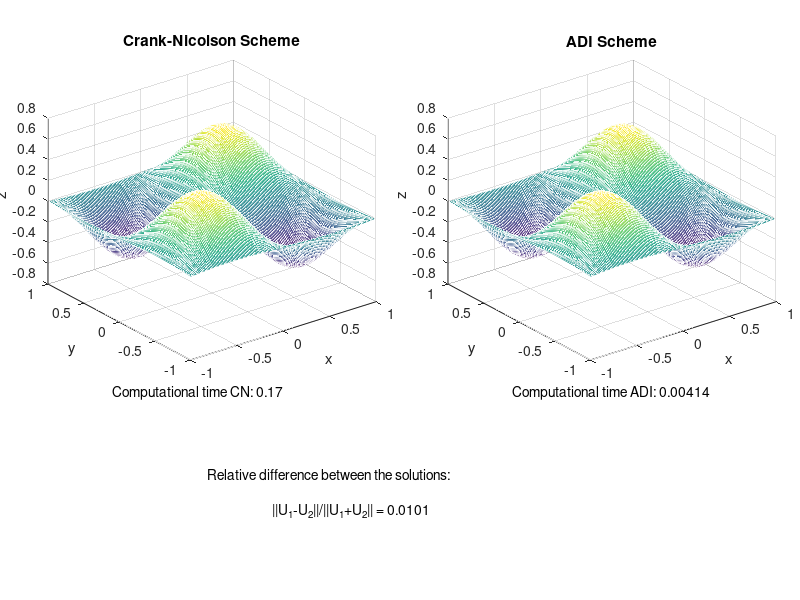

The MATLAB script that drew this image:
%% Двумерное уравнение теплопроводности
%% Схемы Кранка-Николсон и Метода Переменных Направлений
clear

L = 2;
n = 145; Nt = 3;
tau = 0.05;
%%%% построение сетки %%%%%%%%%%%%%%%%%%%%
h = L/(n+1);
x = -L/2+h : h : L/2-h;
[Y,X] = ndgrid(x,x);
F = 10*sin(2*pi*X/L).*sin(2*pi*Y/L); % AU=F
U = zeros(n,n); % начальное условие
A = -gallery('poisson',n )/h^2; % Матрица Пуассона

%% Неявная схема Кранка-Николсон %%
E = eye(size(A));
Apos = E + 0.5*tau*A;
Aneg = E - 0.5*tau*A;
U1 = U;
tic
for k = 1:Nt
  f = Apos*U1(:) + tau*F(:);
  U1 = Aneg\f(:);
end
CN = toc

%% ADI %%
e = ones(n,1);
A1 = spdiags([e,-2*e e], -1:1, n,n)/h^2; 
E = eye(size(A1));
Apos = E + 0.5*tau*A1;
Aneg = E - 0.5*tau*A1;
U2 = U;
tic
for k=1:Nt
  f = (Apos*(U2.'))' + 0.5*tau*F;
  U2 = Aneg\f;       % МПН x-направление
  f = Apos*U2 + 0.5*tau*F;
  U2 = (Aneg\f.').'; % МПН y-направление
end

ADI=toc
U1=reshape(U1,n,n);

%%==========Crank-Nicolson Scheme====
subplot('position',[0.06,0.4, 0.41 0.5]), mesh(X,Y,U1);
title('Crank-Nicolson Scheme');
xlabel('x'); ylabel('y'); zlabel('z');
text(-2.99,-2.5,['Computational time CN: ', num2str(CN,3)]);
%%==========ADI Scheme===============
subplot('position',[0.56,0.4, 0.41 0.5]), mesh(X,Y,U2);
title('ADI Scheme');
xlabel('x'); ylabel('y'); zlabel('z');
text(-2.99,-2.5,['Computational time ADI: ', num2str(ADI,3)]);
%%==========Difference===============
subplot('position',[0.3,0.15, 0.41 0.2]),
text( -0.10, 0.3,'Relative difference between the solutions:');
D=2*norm(U2(:)-U1(:))/norm(U2(:)+U1(:));
text( 0.1, -0.0,['||U_1-U_2||/||U_1+U_2|| = ', num2str(D,3)]);
axis off